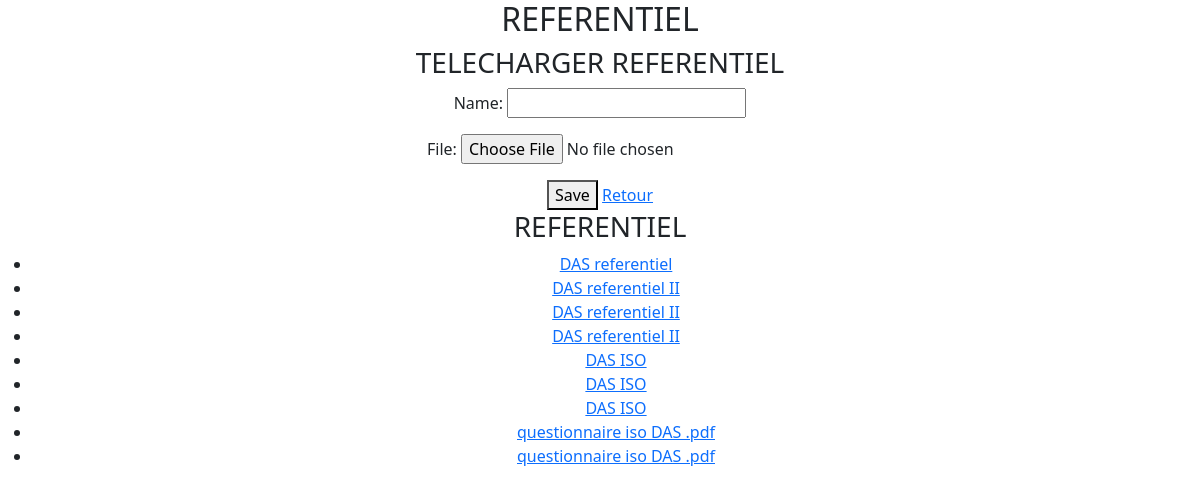
/referentiel/, run on the app's committed database.
### evalCIRT/models.py (models this page shows)
class Document(models.Model):
    name = models.CharField(max_length=255)
    file = models.FileField(upload_to='Document/')

### evalCIRT/views.py (the view)
# urls.py: path('referentiel/',views.referentiel, name='referentiel'),
def referentiel(request):
    if request.method == 'POST':
        form = DocumentForm(request.POST, request.FILES)
        if form.is_valid():
            form.save()
            return redirect('referentiel')
    else:
        form = DocumentForm()
    return render(request, 'referentiel.html', {'form': form , 'referentiel_Document':Document.objects.all})

### evalCIRT/forms.py
class DocumentForm(forms.ModelForm):
    class Meta:
        model = Document
        fields = ['name', 'file']

### evalCIRT/templates/referentiel.html (shortened to what this page needs)
{% load static %}
<!DOCTYPE html>
<html lang="en">
<head>
    <link rel="stylesheet" href="{% static 'css/bootstrap.min.css' %}">
</head>
<body>
<div align="center">
<h2>REFERENTIEL</h2>
<h3>TELECHARGER REFERENTIEL</h3>
<form method="post" enctype="multipart/form-data">
    {{ form.as_p }}
    <button type="submit">Save</button>
    <a href="{% url 'analyse_qualitative' %}">Retour</a>
</form>
<h3>REFERENTIEL</h3>
<ul>
    {% for element in referentiel_Document %}
        {% if element.name %}
            <li>
                <a href="{% url 'analyse_document' element.name %}" target="_blank">{{ element.name }}</a>
            </li>
        {% endif %}
    {% endfor %}
</ul>
</div>
</body>
</html>

### data on the page
Document: name "DAS referentiel"
Document: name "DAS referentiel II"
Document: name "DAS referentiel II"
Document: name "DAS referentiel II"
Document: name "DAS ISO"
Document: name "DAS ISO"
Document: name "DAS ISO"
Document: name "questionnaire iso DAS .pdf"
Document: name "questionnaire iso DAS .pdf"
